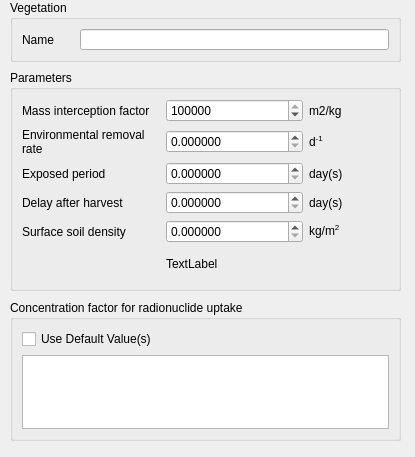
<?xml version="1.0" encoding="UTF-8"?>
<ui version="4.0">
 <class>WidgetVegetation</class>
 <widget class="QWidget" name="WidgetVegetation">
  <property name="geometry">
   <rect>
    <x>0</x>
    <y>0</y>
    <width>415</width>
    <height>457</height>
   </rect>
  </property>
  <property name="windowTitle">
   <string>Form</string>
  </property>
  <widget class="QGroupBox" name="groupBox">
   <property name="geometry">
    <rect>
     <x>10</x>
     <y>70</y>
     <width>391</width>
     <height>221</height>
    </rect>
   </property>
   <property name="title">
    <string>Parameters</string>
   </property>
   <layout class="QHBoxLayout" name="horizontalLayout">
    <item>
     <layout class="QGridLayout" name="gridLayout">
      <property name="verticalSpacing">
       <number>6</number>
      </property>
      <item row="0" column="1">
       <widget class="QDoubleSpinBox" name="numEffAccumulationTime">
        <property name="decimals">
         <number>0</number>
        </property>
        <property name="maximum">
         <double>2000000000.000000000000000</double>
        </property>
        <property name="value">
         <double>31500000.000000000000000</double>
        </property>
       </widget>
      </item>
      <item row="0" column="2">
       <widget class="QLabel" name="lblEffAccumulationTime_2">
        <property name="minimumSize">
         <size>
          <width>50</width>
          <height>0</height>
         </size>
        </property>
        <property name="maximumSize">
         <size>
          <width>80</width>
          <height>16777215</height>
         </size>
        </property>
        <property name="text">
         <string>m2/kg</string>
        </property>
       </widget>
      </item>
      <item row="2" column="0">
       <widget class="QLabel" name="lblSuspendedSediment_2">
        <property name="maximumSize">
         <size>
          <width>200</width>
          <height>16777215</height>
         </size>
        </property>
        <property name="text">
         <string>Exposed period</string>
        </property>
        <property name="wordWrap">
         <bool>true</bool>
        </property>
       </widget>
      </item>
      <item row="1" column="0">
       <widget class="QLabel" name="lblSuspendedSediment">
        <property name="maximumSize">
         <size>
          <width>200</width>
          <height>16777215</height>
         </size>
        </property>
        <property name="text">
         <string>Environmental removal rate</string>
        </property>
        <property name="wordWrap">
         <bool>true</bool>
        </property>
       </widget>
      </item>
      <item row="4" column="0">
       <widget class="QLabel" name="lblSuspendedSediment_3">
        <property name="maximumSize">
         <size>
          <width>200</width>
          <height>16777215</height>
         </size>
        </property>
        <property name="text">
         <string>Surface soil density</string>
        </property>
        <property name="wordWrap">
         <bool>true</bool>
        </property>
       </widget>
      </item>
      <item row="4" column="2">
       <widget class="QLabel" name="lblSuspendedSedimentUnit_3">
        <property name="minimumSize">
         <size>
          <width>50</width>
          <height>0</height>
         </size>
        </property>
        <property name="maximumSize">
         <size>
          <width>80</width>
          <height>16777215</height>
         </size>
        </property>
        <property name="text">
         <string>&lt;html&gt;&lt;head/&gt;&lt;body&gt;&lt;p&gt;kg/m&lt;span style=&quot; vertical-align:super;&quot;&gt;2&lt;/span&gt;&lt;/p&gt;&lt;/body&gt;&lt;/html&gt;</string>
        </property>
       </widget>
      </item>
      <item row="1" column="2">
       <widget class="QLabel" name="lblSuspendedSedimentUnit">
        <property name="minimumSize">
         <size>
          <width>50</width>
          <height>0</height>
         </size>
        </property>
        <property name="maximumSize">
         <size>
          <width>80</width>
          <height>16777215</height>
         </size>
        </property>
        <property name="text">
         <string>&lt;html&gt;&lt;head/&gt;&lt;body&gt;&lt;p&gt;d&lt;span style=&quot; vertical-align:super;&quot;&gt;-1&lt;/span&gt;&lt;/p&gt;&lt;/body&gt;&lt;/html&gt;</string>
        </property>
       </widget>
      </item>
      <item row="0" column="0">
       <widget class="QLabel" name="lblEffAccumulationTime">
        <property name="maximumSize">
         <size>
          <width>200</width>
          <height>16777215</height>
         </size>
        </property>
        <property name="text">
         <string>Mass interception factor</string>
        </property>
       </widget>
      </item>
      <item row="1" column="1">
       <widget class="QDoubleSpinBox" name="numSuspendedSediment">
        <property name="decimals">
         <number>6</number>
        </property>
        <property name="maximum">
         <double>100000000.000000000000000</double>
        </property>
       </widget>
      </item>
      <item row="2" column="2">
       <widget class="QLabel" name="lblSuspendedSedimentUnit_2">
        <property name="minimumSize">
         <size>
          <width>50</width>
          <height>0</height>
         </size>
        </property>
        <property name="maximumSize">
         <size>
          <width>80</width>
          <height>16777215</height>
         </size>
        </property>
        <property name="text">
         <string>day(s)</string>
        </property>
       </widget>
      </item>
      <item row="2" column="1">
       <widget class="QDoubleSpinBox" name="numSuspendedSediment_2">
        <property name="decimals">
         <number>6</number>
        </property>
        <property name="maximum">
         <double>100000000.000000000000000</double>
        </property>
       </widget>
      </item>
      <item row="4" column="1">
       <widget class="QDoubleSpinBox" name="numSuspendedSediment_3">
        <property name="decimals">
         <number>6</number>
        </property>
        <property name="maximum">
         <double>100000000.000000000000000</double>
        </property>
       </widget>
      </item>
      <item row="3" column="0">
       <widget class="QLabel" name="lblSuspendedSediment_4">
        <property name="maximumSize">
         <size>
          <width>200</width>
          <height>16777215</height>
         </size>
        </property>
        <property name="text">
         <string>Delay after harvest</string>
        </property>
        <property name="wordWrap">
         <bool>true</bool>
        </property>
       </widget>
      </item>
      <item row="3" column="1">
       <widget class="QDoubleSpinBox" name="numSuspendedSediment_4">
        <property name="decimals">
         <number>6</number>
        </property>
        <property name="maximum">
         <double>100000000.000000000000000</double>
        </property>
       </widget>
      </item>
      <item row="3" column="2">
       <widget class="QLabel" name="lblSuspendedSedimentUnit_4">
        <property name="minimumSize">
         <size>
          <width>50</width>
          <height>0</height>
         </size>
        </property>
        <property name="maximumSize">
         <size>
          <width>80</width>
          <height>16777215</height>
         </size>
        </property>
        <property name="text">
         <string>day(s)</string>
        </property>
       </widget>
      </item>
      <item row="5" column="1" colspan="2">
       <widget class="QLabel" name="lblSoilDensityComment">
        <property name="text">
         <string>TextLabel</string>
        </property>
       </widget>
      </item>
     </layout>
    </item>
   </layout>
  </widget>
  <widget class="QGroupBox" name="groupBox_2">
   <property name="geometry">
    <rect>
     <x>10</x>
     <y>300</y>
     <width>391</width>
     <height>141</height>
    </rect>
   </property>
   <property name="title">
    <string>Concentration factor for radionuclide uptake</string>
   </property>
   <layout class="QVBoxLayout" name="verticalLayout_2">
    <item>
     <widget class="QCheckBox" name="chkUseDefaultValue">
      <property name="text">
       <string>Use Default Value(s)</string>
      </property>
     </widget>
    </item>
    <item>
     <widget class="DischargeItemTable" name="tblTransferFactor"/>
    </item>
   </layout>
  </widget>
  <widget class="QGroupBox" name="groupBox_3">
   <property name="geometry">
    <rect>
     <x>10</x>
     <y>0</y>
     <width>391</width>
     <height>62</height>
    </rect>
   </property>
   <property name="title">
    <string>Vegetation</string>
   </property>
   <layout class="QFormLayout" name="formLayout">
    <item row="0" column="0">
     <widget class="QLabel" name="label">
      <property name="text">
       <string>Name      </string>
      </property>
     </widget>
    </item>
    <item row="0" column="1">
     <widget class="QLineEdit" name="lineEdit"/>
    </item>
   </layout>
  </widget>
 </widget>
 <customwidgets>
  <customwidget>
   <class>DischargeItemTable</class>
   <extends>QTableWidget</extends>
   <header>dischargeitemtable.h</header>
  </customwidget>
 </customwidgets>
 <resources/>
 <connections/>
</ui>
